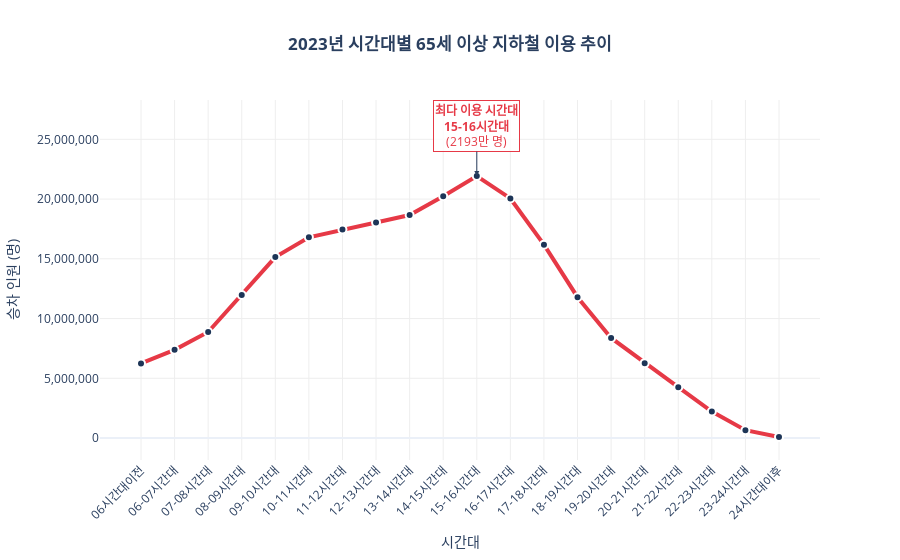

This figure's notebook cell:
### Code cell
time_cols = [
    '06시간대이전', '06-07시간대', '07-08시간대', '08-09시간대', '09-10시간대',
    '10-11시간대', '11-12시간대', '12-13시간대', '13-14시간대', '14-15시간대',
    '15-16시간대', '16-17시간대', '17-18시간대', '18-19시간대', '19-20시간대',
    '20-21시간대', '21-22시간대', '22-23시간대', '23-24시간대', '24시간대이후'
]

# 1. 데이터 복사 (원본 보존)
df_analysis = senior24_df.copy()

# 2. '승차' 인원만 필터링 (이동 수요를 보기 위함)
if '승하차구분' in df_analysis.columns:
    df_analysis = df_analysis[df_analysis['승하차구분'] == '승차']

# 3. 숫자 변환 (에러 방지)
for col in time_cols:
    df_analysis[col] = pd.to_numeric(df_analysis[col], errors='coerce').fillna(0)

# 4. 시간대별 총합 계산 (세로로 더하기)
time_sums = df_analysis[time_cols].sum()

# 5. 가장 붐비는 시간대 찾기
peak_time = time_sums.idxmax()
peak_value = time_sums.max()
# =========================================================
# [2] 시각화 (선 그래프)
# =========================================================
fig = go.Figure()

# 선 그래프 추가
fig.add_trace(go.Scatter(
    x=time_sums.index, 
    y=time_sums.values,
    mode='lines+markers', # 선과 점을 함께 표시
    name='승차 인원',
    line=dict(color='#E63946', width=4), # 붉은색 굵은 선
    marker=dict(size=8, color='#1D3557', line=dict(width=2, color='white')) # 남색 점
))

# 피크 타임에 화살표 주석 달기
fig.add_annotation(
    x=peak_time, 
    y=peak_value,
    text=f"<b>최다 이용 시간대<br>{peak_time}</b><br>({peak_value/10000:.0f}만 명)",
    showarrow=True,
    arrowhead=2,
    ax=0,
    ay=-50, # 화살표 위로 띄우기
    font=dict(size=12, color='#E63946'),
    bgcolor="rgba(255, 255, 255, 0.8)",
    bordercolor="#E63946"
)

# 레이아웃 설정
fig.update_layout(
    title=dict(
        text="<b>2023년 시간대별 65세 이상 지하철 이용 추이</b>",
        x=0.5, xanchor='center'
    ),
    xaxis_title="시간대",
    yaxis_title="승차 인원 (명)",
    xaxis=dict(
        tickangle=-45, # 라벨 기울이기
        gridcolor='#eee'
    ),
    yaxis=dict(
        tickformat=',', # 쉼표 표시
        gridcolor='#eee'
    ),
    template="plotly_white",
    hovermode="x unified" # 마우스 올리면 정보 표시
)

fig.show()

### Figure 1 — Plotly figure (JSON) as saved in the notebook; plotly's stock layout.template omitted (floating-point values rounded to 4 significant figures)
{"data": [{"line": {"color": "#E63946", "width": 4}, "marker": {"color": "#1D3557", "line": {"color": "white", "width": 2}, "size": 8}, "mode": "lines+markers", "name": "승차 인원", "type": "scatter", "x": ["06시간대이전", "06-07시간대", "07-08시간대", "08-09시간대", "09-10시간대", "10-11시간대", "11-12시간대", "12-13시간대", "13-14시간대", "14-15시간대", "15-16시간대", "16-17시간대", "17-18시간대", "18-19시간대", "19-20시간대", "20-21시간대", "21-22시간대", "22-23시간대", "23-24시간대", "24시간대이후"], "y": [6241816, 7380578, 8873050, 11969751, 15143725, 16796003, 17459617, 18038636, 18662862, 20235965, 21930384, 20051970, 16184602, 11787076, 8374860, 6267783, 4259826, 2219813, 656557, 87783]}], "layout": {"annotations": [{"arrowhead": 2, "ax": 0, "ay": -50, "bgcolor": "rgba(255, 255, 255, 0.8)", "bordercolor": "#E63946", "font": {"color": "#E63946", "size": 12}, "showarrow": true, "text": "<b>최다 이용 시간대<br>15-16시간대</b><br>(2193만 명)", "x": "15-16시간대", "y": 21930384}], "hovermode": "x unified", "title": {"text": "<b>2023년 시간대별 65세 이상 지하철 이용 추이</b>", "x": 0.5, "xanchor": "center"}, "xaxis": {"gridcolor": "#eee", "tickangle": -45, "title": {"text": "시간대"}}, "yaxis": {"gridcolor": "#eee", "tickformat": ",", "title": {"text": "승차 인원 (명)"}}}}
